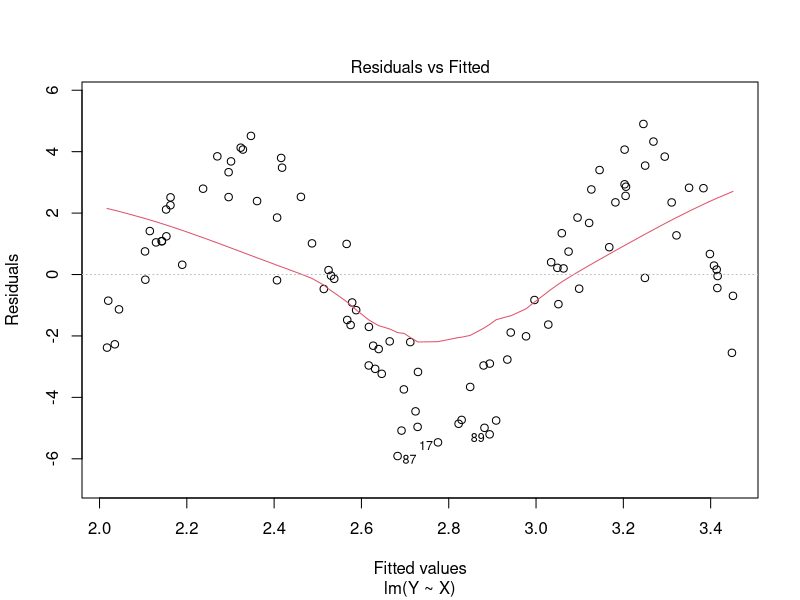
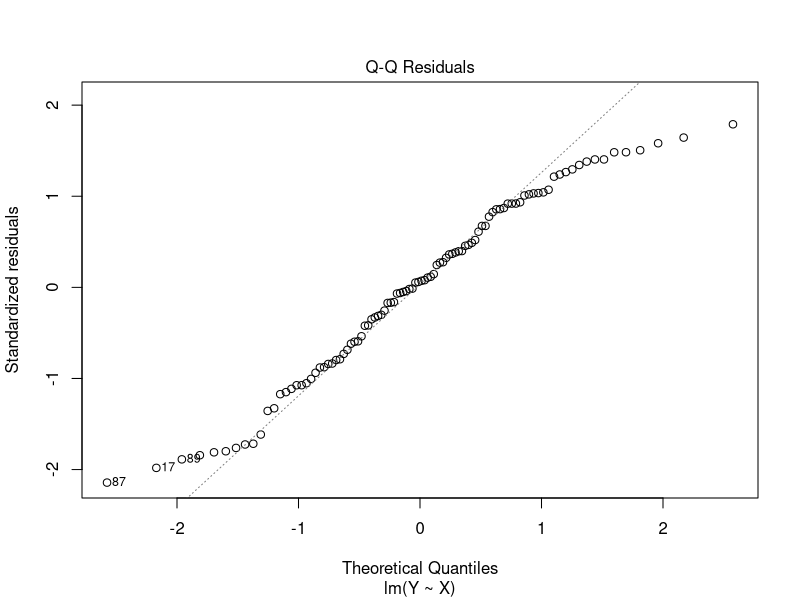
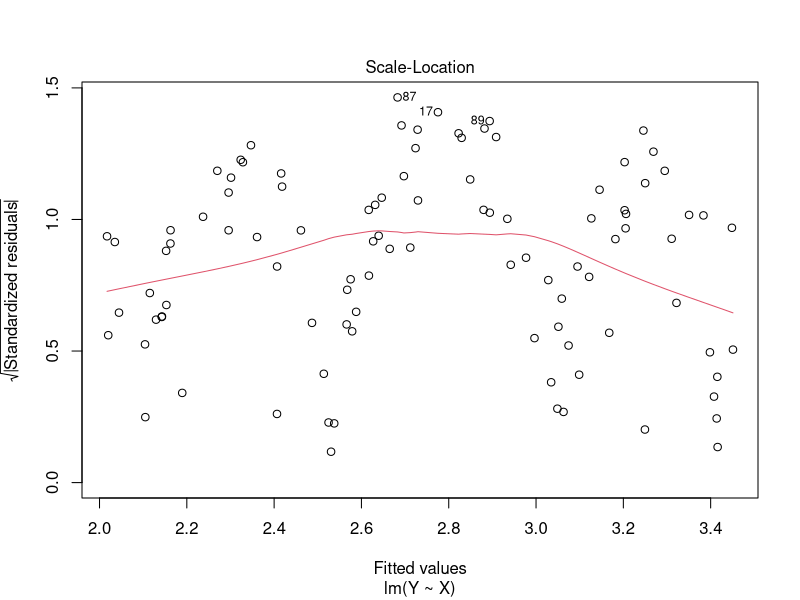
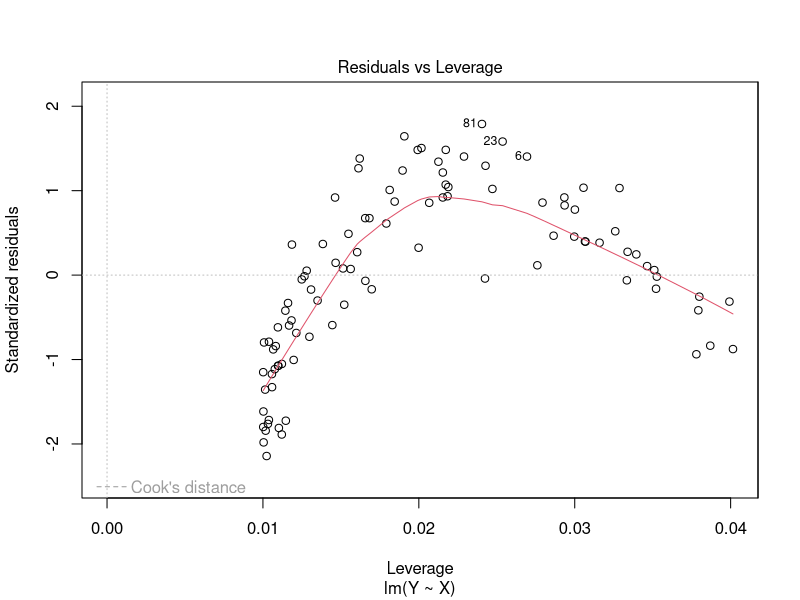
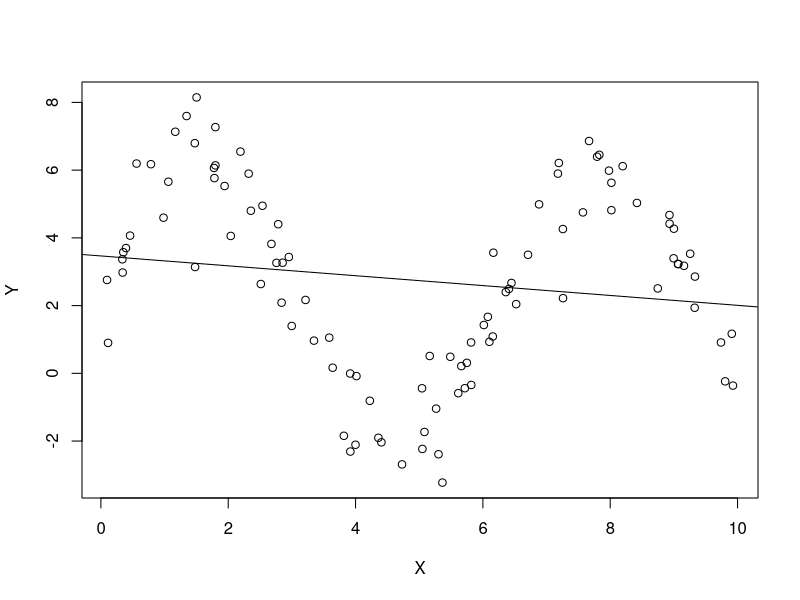

Generate these figures, in order, with R:
## ---- chunk 1
knitr::opts_chunk$set(echo = TRUE)
## ---- chunk 2
require(ggplot2)
## ---- chunk 3
check_violations <- function(sample_size, orig_new_obsv, violation_name, violation_func, sigma_sq, orig_X) {

  if (violation_name == "None") {
    X <- orig_X
    new_obsv <- orig_new_obsv
    eps <- rnorm(sample_size, mean = 0, sd = sqrt(sigma_sq))
    return(list(X,new_obsv,eps))
  }
  if (violation_name == "Nonlinear relationship") {
    X <- violation_func(orig_X)
    new_obsv <- violation_func(orig_new_obsv)
    eps <- rnorm(sample_size, mean = 0, sd = sqrt(sigma_sq))
    return(list(X,new_obsv,eps))
  }
  if (violation_name == "Non-normal errors") {
    if (violation_func == "Gamma") {
      X <- orig_X
      new_obsv <- orig_new_obsv
      eps_alpha <- 2
      eps_beta <- 1/4
      eps <- (rgamma(sample_size, shape = eps_alpha, scale = eps_beta) - eps_alpha * eps_beta) * 2
      return(list(X,new_obsv,eps))
    }
    if (violation_func == "Poisson") {
      X <- orig_X
      new_obsv <- orig_new_obsv
      lambda <- 4
      eps <- (rpois(sample_size, lambda) - lambda) * 2
      return(list(X,new_obsv,eps))
    }
  }
  if (violation_name == "Heterogeneous variances") {
    X <- orig_X
    new_obsv <- orig_new_obsv
    eps <- rnorm(sample_size, mean = 0, sd = violation_func(X))
    return(list(X,new_obsv,eps))
  }
  if (violation_name == "Multicolinearity") {
    X <- unname(cbind(orig_X,violation_func(orig_X)))
    new_obsv<- unname(cbind(orig_new_obsv,violation_func(orig_new_obsv)))
    eps <- rnorm(sample_size, mean = 0, sd = sqrt(sigma_sq))
    return(list(X,new_obsv,eps))
  }
}


# function that will run simulations, violating a specific assumption
run_simulations <- function(num_runs, sample_size, num_new_obsv, violation, violation_func, num_predictors, sigma_sq) {
  
  sim_results <- data.frame(bad_prediction_rate = 0,
                            bad_intercept_rate = 0, 
                            bad_predictor_rate = 0, 
                            average_mse = 0, 
                            insignificant_intercept_rate = 0, 
                            insignificant_predictor_rate = 0)

  # b0 <- parameters[1]
  # b1 <- parameters[2]
  parameters <- sample.int(10,num_predictors + 1)
  for (i in 1:num_runs) {
    X <- runif(sample_size, 0, 10)
    new_obsv <- runif(num_new_obsv, 0, 10)
    
    violated_data <- check_violations(sample_size, new_obsv, violation, violation_func, sigma_sq, X)
    violated_X <- violated_data[[1]]
    violated_new_obsv <- violated_data[[2]]
    eps <- violated_data[[3]]
    
    # if (violation == "Multicolinearity") {
    #   print("If works")
    #   X <- violated_X
    #   new_obsv <- violated_new_obsv
    # }
    
    # add in column of ones to capture beta0 when generating Y and expected value of Y
    Y <- (cbind(1,violated_X) %*% parameters) + eps
    exp_val_Y <- cbind(1,violated_new_obsv) %*% parameters
    
    # fit a linear model using the simulated data
    my_lm <- lm(Y ~ X)
    
    # predict y for new values of x using the fitted linear model
    Y_hat_ci <- predict(my_lm, newdata = data.frame(X = new_obsv), interval = "confidence")
    
    # check whether the confidence interval actually captures the expected value of y from the true model
    bad_predictions <- num_new_obsv - sum((exp_val_Y >= Y_hat_ci[,2]) & (exp_val_Y <= Y_hat_ci[,3]))
    sim_results$bad_prediction_rate <- sim_results$bad_prediction_rate + bad_predictions
    
    # get confidence iterval for beta hat
    beta_ci <- confint(my_lm)
    # check whether the true value for the betas is caputured in the confidence interval
    good_betas <- ((parameters >= beta_ci[,1]) & (parameters <= beta_ci[,2]))
    if (good_betas[1] == FALSE) sim_results$bad_intercept_rate <- sim_results$bad_intercept_rate + 1
    if (sum(good_betas[-1] == FALSE) >= 1) 
      {sim_results$bad_predictor_rate <- sim_results$bad_predictor_rate + sum(good_betas[-1] == FALSE)}
    
    # add the mse to the sum of MSE for all runs (to be averaged at the end)
    sim_results$average_mse <- sim_results$average_mse + (anova(my_lm)$'Mean Sq'[2])
    
    
    # check which beta_hats are significant based on the p-values
    p_vals <- summary(my_lm)$coeff[,4]
    if (p_vals[1] > .05) sim_results$insignificant_intercept_rate <- sim_results$insignificant_intercept_rate + 1
    if (sum(p_vals[-1] > .05) >= 1) 
      {sim_results$insignificant_predictor_rate <- sim_results$insignificant_predictor_rate + sum(p_vals[-1] > .05)}
  }
  sim_results <- sim_results/num_runs
  sim_results$bad_prediction_rate <- sim_results$bad_prediction_rate/(num_new_obsv)
  sim_results$insignificant_predictor_rate <- sim_results$bad_predictor_rate/(num_predictors)
  sim_results$insignificant_predictor_rate <- sim_results$insignificant_predictor_rate/(num_predictors)

  payload <- list(sim_results=sim_results, lm_model=my_lm, X=X, Y=Y, eps=eps, Y_hat_ci=Y_hat_ci, exp_val_Y=exp_val_Y)
  return(payload)
  
}
## ---- chunk 4
show_diagnostics <- function(payload) {
  # unpack payload into this
  list2env(payload, envir=environment())

  # print out essentials
  # print() required inside function
  print(sim_results)
  print(summary(lm_model))
  print(anova(lm_model))
  
  # plots
  plot(lm_model)
  plot(Y ~ X)
abline(lm_model)
#ggplot(yhat_medsine, aes(x =locations_medsine$x_med, y = fit)) +
#geom_point(size = 4) +
#geom_errorbar(aes(ymax = yhat_medsine$upr, ymin = #yhat_medsine$lwr))
}

## ---- chunk 5
n_sims <- 100
n_samps <- 100
num_new_obsv <- 10
violation_type <- "Nonlinear relationship"
violation_func <- sin
num_predictors <- 1
sigma_sq <- 1

payload <- run_simulations(n_sims, n_samps, num_new_obsv, violation_type, violation_func, num_predictors, sigma_sq)
cat(violation_type, n_sims, n_samps, num_new_obsv, str(violation_func), num_predictors, sigma_sq)
show_diagnostics(payload)
## ---- chunk 6
set.seed(1)
# Sample code to get started
n_small <- 20
n_med <- 100
n_large <- 5000
## ---- chunk 7
num_runs <- 100
num_new_obsv <- 20
# parameters <- c(10,2)
num_predictors <- 1
sigma_sq <- 4
## ---- chunk 8
poly_func <- function(x) (x-5)^2
poly_small_results <- run_simulations(num_runs,
                                      n_small, 
                                      num_new_obsv, 
                                      violation = "Nonlinear relationship", 
                                      violation_func = poly_func, 
                                      num_predictors, 
                                      sigma_sq)

poly_med_results <-run_simulations(num_runs,
                                   n_med, 
                                   num_new_obsv, 
                                   violation =  "Nonlinear relationship", 
                                   violation_func = poly_func, 
                                   num_predictors, 
                                   sigma_sq)

poly_large_results <-run_simulations(num_runs, 
                                     n_large, 
                                     num_new_obsv, 
                                     violation =  "Nonlinear relationship", 
                                     violation_func = poly_func, 
                                     num_predictors, 
                                     sigma_sq)
polynomial_results <- rbind(small_samp = poly_small_results, 
                            med_samp = poly_med_results, 
                            large_samp = poly_large_results)
polynomial_results
## ---- chunk 9
exp_small_results <- run_simulations(num_runs,
                                     n_small, 
                                     num_new_obsv, 
                                     violation =  "Nonlinear relationship", 
                                     violation_func = exp, 
                                     num_predictors, 
                                     sigma_sq)

exp_med_results <-run_simulations(num_runs, 
                                  n_med, 
                                  num_new_obsv, 
                                  violation =  "Nonlinear relationship",
                                  violation_func = exp, 
                                  num_predictors, 
                                  sigma_sq)

exp_large_results <-run_simulations(num_runs,
                                    n_large, 
                                    num_new_obsv, 
                                    violation =  "Nonlinear relationship", 
                                    violation_func = exp, 
                                    num_predictors, 
                                    sigma_sq)

exponential_results <- rbind(small_samp = exp_small_results,
                             med_samp = exp_med_results, 
                             large_samp = exp_large_results)
exponential_results
## ---- chunk 10
sin_small_results <- run_simulations(num_runs, 
                                     n_small, 
                                     num_new_obsv, 
                                     violation =  "Nonlinear relationship", 
                                     violation_func = sin, 
                                     num_predictors, 
                                     sigma_sq)

sin_med_results <- run_simulations(num_runs, 
                                   n_med, 
                                   num_new_obsv, 
                                   violation =  "Nonlinear relationship", 
                                   violation_func = sin, 
                                   num_predictors, 
                                   sigma_sq)

sin_large_results <- run_simulations(num_runs, 
                                     n_large, 
                                     num_new_obsv, 
                                     violation =  "Nonlinear relationship", 
                                     violation_func = sin, 
                                     num_predictors, 
                                     sigma_sq)

sinusoidal_results <- rbind(small_samp = sin_small_results, 
                            med_samp = sin_med_results, 
                            large_samp = sin_large_results)
sinusoidal_results
## ---- chunk 11
log_small_results <- run_simulations(num_runs, 
                                     n_small, 
                                     num_new_obsv, 
                                     violation =  "Nonlinear relationship", 
                                     violation_func = log,
                                     num_predictors, 
                                     sigma_sq)

log_med_results <- run_simulations(num_runs, 
                                   n_med, 
                                   num_new_obsv, 
                                   violation =  "Nonlinear relationship", 
                                   violation_func = log, 
                                   num_predictors, 
                                   sigma_sq)

log_large_results <- run_simulations(num_runs, 
                                     n_large, 
                                     num_new_obsv, 
                                     violation =  "Nonlinear relationship", 
                                     violation_func = log, 
                                     num_predictors, 
                                     sigma_sq)

logarithmic_results <- rbind(small_samp = log_small_results, 
                             med_samp = log_med_results, 
                             large_samp = log_large_results)
logarithmic_results
## ---- chunk 12
#part e, name the normal func & nonnormal func & randomly call it
my.simulation <- function(n, b0, b1){
  choices.simulation <- c("normal", "nonnormal")
  random.choice <- sample(choices.simulation, 1)
  if (random.choice == "normal"){
    return(normal_func)
  }
  else{
    return(nonnormal_func)
  }
}
## ---- chunk 13
gamma_small_results <- run_simulations(num_runs, 
                                     n_small, 
                                     num_new_obsv, 
                                     violation =  "Non-normal errors", 
                                     violation_func = "Gamma",
                                     num_predictors, 
                                     sigma_sq)

gamma_med_results <- run_simulations(num_runs, 
                                   n_med, 
                                   num_new_obsv, 
                                   violation =  "Non-normal errors", 
                                   violation_func = "Gamma", 
                                   num_predictors, 
                                   sigma_sq)

gamma_large_results <- run_simulations(num_runs, 
                                     n_large, 
                                     num_new_obsv, 
                                     violation =  "Non-normal errors", 
                                     violation_func = "Gamma", 
                                     num_predictors, 
                                     sigma_sq)

gamma_results <- rbind(small_samp = gamma_small_results, 
                             med_samp = gamma_med_results, 
                             large_samp = gamma_large_results)
gamma_results
## ---- chunk 14
# Sample code to get started
n <- n_large


# TODO randomize this for part e
b0 <- 10
b1 <- 2
eps_alpha <- 2
eps_beta <- 1/4


x <- runif(n, 0, 10)
eps <- (rgamma(n, eps_alpha, 1/eps_beta) - eps_alpha * eps_beta) * 2
y <- b0 - b1 * x + eps

# hist(eps)
var(eps)
mean(eps)

## ---- chunk 15
poisson_small_results <- run_simulations(num_runs, 
                                     n_small, 
                                     num_new_obsv, 
                                     violation =  "Non-normal errors", 
                                     violation_func = "Poisson",
                                     num_predictors, 
                                     sigma_sq)

poisson_med_results <- run_simulations(num_runs, 
                                   n_med, 
                                   num_new_obsv, 
                                   violation =  "Non-normal errors", 
                                   violation_func = "Poisson", 
                                   num_predictors, 
                                   sigma_sq)

poisson_large_results <- run_simulations(num_runs, 
                                     n_large, 
                                     num_new_obsv, 
                                     violation =  "Non-normal errors", 
                                     violation_func = "Poisson", 
                                     num_predictors, 
                                     sigma_sq)

poisson_results <- rbind(small_samp = poisson_small_results, 
                             med_samp = poisson_med_results, 
                             large_samp = poisson_large_results)
poisson_results
## ---- chunk 16
#rpois()
## ---- chunk 17
# Sample code to get started
# n <- 200
# b0 <- 10
# b1 <- 10
# 
# x <- runif(n, 0, 10)
# eps <- rnorm(n, sd = 0.5 * x^2)
# y <- b0 + b1 * x + eps

## ---- chunk 18
hetero_var_small_results <- run_simulations(num_runs,
                                     n_small, 
                                     num_new_obsv, 
                                     violation =  "Heterogeneous variances", 
                                     violation_func = poly_func, 
                                     num_predictors, 
                                     sigma_sq)

hetero_var_med_results <-run_simulations(num_runs, 
                                  n_med, 
                                  num_new_obsv, 
                                  violation =  "Heterogeneous variances",
                                  violation_func = poly_func, 
                                  num_predictors, 
                                  sigma_sq)

hetero_var_large_results <-run_simulations(num_runs,
                                    n_large, 
                                    num_new_obsv, 
                                    violation =  "Heterogeneous variances", 
                                    violation_func = poly_func, 
                                    num_predictors, 
                                    sigma_sq)

hetero_var_results <- rbind(small_samp = hetero_var_small_results,
                             med_samp = hetero_var_med_results, 
                             large_samp = hetero_var_large_results)
hetero_var_results
## ---- chunk 19
# Sample code to get started
n <- 200
b0 <- 10
b1 <- 10
rho <- 0.9
sigma <- 2

x <- runif(n, 0, 10)

eps <- arima.sim(model = list(ar = rho), n = n)

y <- b0 + b1 * x + eps

# OR...

eps <- rep(0, n)
e.ind <- rnorm(n, mean = 0, sd = (sigma / sqrt(1-rho^2)))
eps[1] <- e.ind[1]
for (i in 2:n) {
  eps[i] <- rho * eps[i-1] + e.ind[i]
}

y <- b0 + b1 * x + eps
## ---- chunk 20
# add_noise <- function(x) x + rnorm(length(x))
# num_predictors <- 2
# multicolinearity_small_results <- run_simulations(num_runs,
#                                      n_small, 
#                                      num_new_obsv, 
#                                      violation =  "Multicolinearity", 
#                                      violation_func = add_noise, 
#                                      num_predictors, 
#                                      sigma_sq)
# 
# multicolinearity_med_results <- run_simulations(num_runs,
#                                      n_med, 
#                                      num_new_obsv, 
#                                      violation =  "Multicolinearity", 
#                                      violation_func = add_noise, 
#                                      num_predictors, 
#                                      sigma_sq)
# 
# multicolinearity_large_results <- run_simulations(num_runs,
#                                      n_large, 
#                                      num_new_obsv, 
#                                      violation =  "Multicolinearity", 
#                                      violation_func = add_noise, 
#                                      num_predictors, 
#                                      sigma_sq)
# 
# multicolinearity_results <- rbind(small_samp = multicolinearity_small_results,
#                              med_samp = multicolinearity_med_results, 
#                              large_samp = multicolinearity_large_results)
# multicolinearity_results
## ---- chunk 21
n <- 20
b0 <- 10
b1 <- 3
b2 <- 7

simga <- 2

x1 <- runif(n, 0, 10)
x2 <- x1 + rnorm(n)
cor(x1, x2)


eps <- rnorm(n, sd = sigma)
y <- b0 + b1 * x1 + b2 * x2 + eps





# B <- 100
# many.sims.multicollinearity <- sapply(1:B, function(i) {
#     # x <- rnorm(100, mean = 0, sd = 1)
#     # eps <- rnorm(100, mean = 0, sd = sqrt(0.25))
#     # y <- -1 + 0.5 * x + eps
#     # simul.fit <- lm(y ~ x)
#     # beta.1 <- 0.5
#     # lower <- confint(simul.fit, "x")[1]
#     # upper <- confint(simul.fit, "x")[2]
#     # boolean <- beta.1 <= upper & beta.1 >= lower
#     #return(boolean)
# })

# proportion <- sum(many.sims.multicollinearity)/length(many.sims.multicollinearity)
# proportion

## ---- chunk 22
